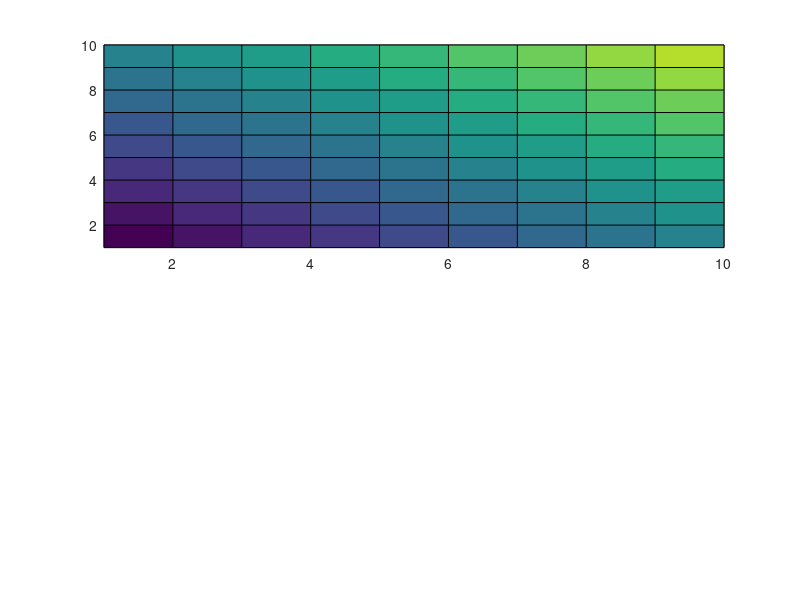

This figure's MATLAB source: (Note: this script raises an error after producing the figure.)

[x, y ] = meshgrid([1 2 3 4 5 6 7 8 9 10], [1 2 3 4 5 6 7 8 9 10]);
z = x + y;
subplot(2,1,1);
pcolor(x,y,z);
[xi, yi] = meshgrid(linspace(1,5,40), linspace(1,5,40));
zi = Interpf(x,y,z,xi,yi,1,1);
subplot(2,1,2);
pcolor(xi,yi,zi);
  shading('interp');

